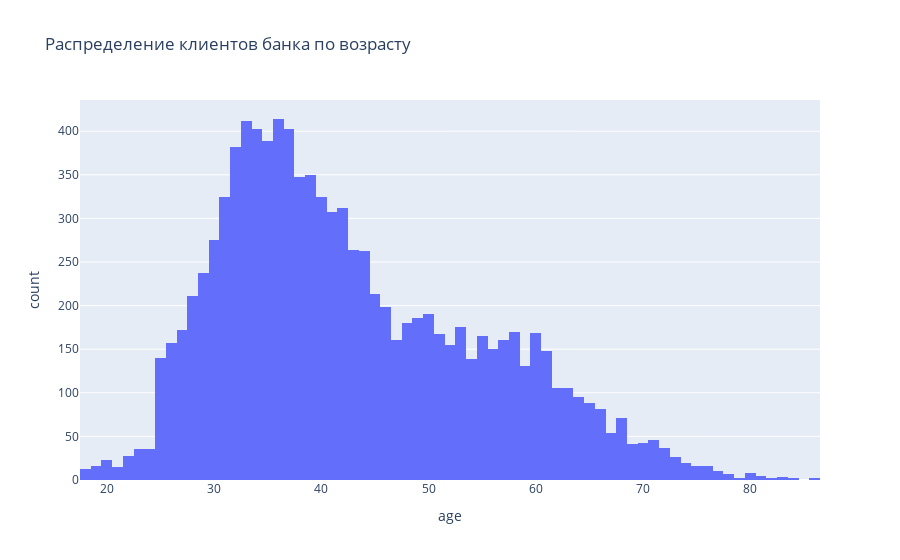

Notebook code cell kept with this figure:
### Markdown cell above
#### столбец age

### Code cell
fig = px.histogram(df, x='age', title='Распределение клиентов банка по возрасту')
fig.show()

### Figure 1 — Plotly figure (JSON) as saved in the notebook; plotly's stock layout.template omitted (floating-point values rounded to 4 significant figures; data arrays with more than 128 entries replaced by an {"elided": "..."} marker saying what was removed)
{"data": [{"alignmentgroup": "True", "bingroup": "x", "hovertemplate": "age=%{x}<br>count=%{y}<extra></extra>", "legendgroup": "", "marker": {"color": "#636efa", "pattern": {"shape": ""}}, "name": "", "offsetgroup": "", "orientation": "v", "showlegend": false, "type": "histogram", "x": {"elided": "9999 int values"}, "xaxis": "x", "yaxis": "y"}], "layout": {"barmode": "relative", "legend": {"tracegroupgap": 0}, "title": {"text": "Распределение клиентов банка по возрасту"}, "xaxis": {"anchor": "y", "domain": [0, 1], "title": {"text": "age"}}, "yaxis": {"anchor": "x", "domain": [0, 1], "title": {"text": "count"}}}}
